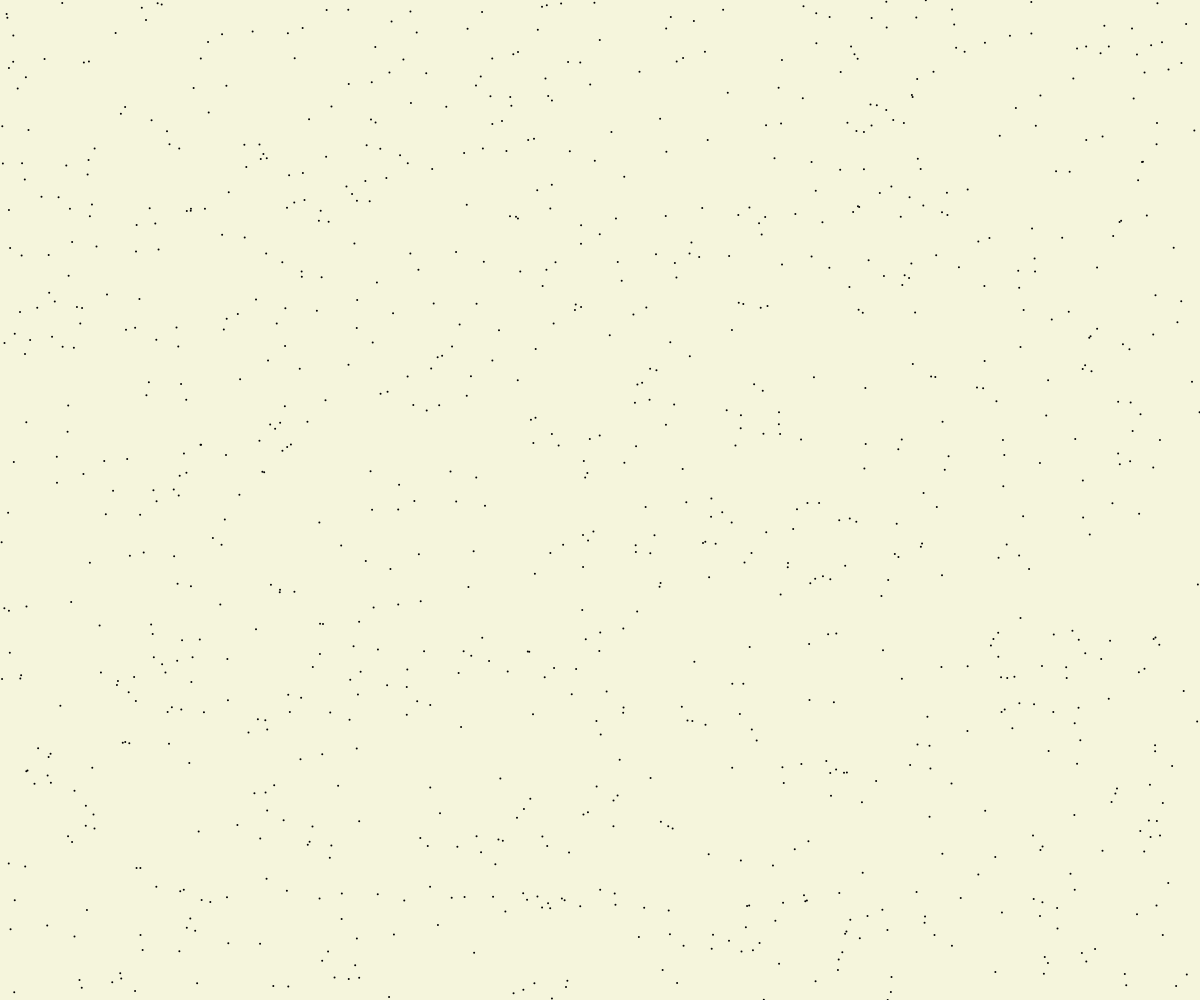
Frame 1 (no input)
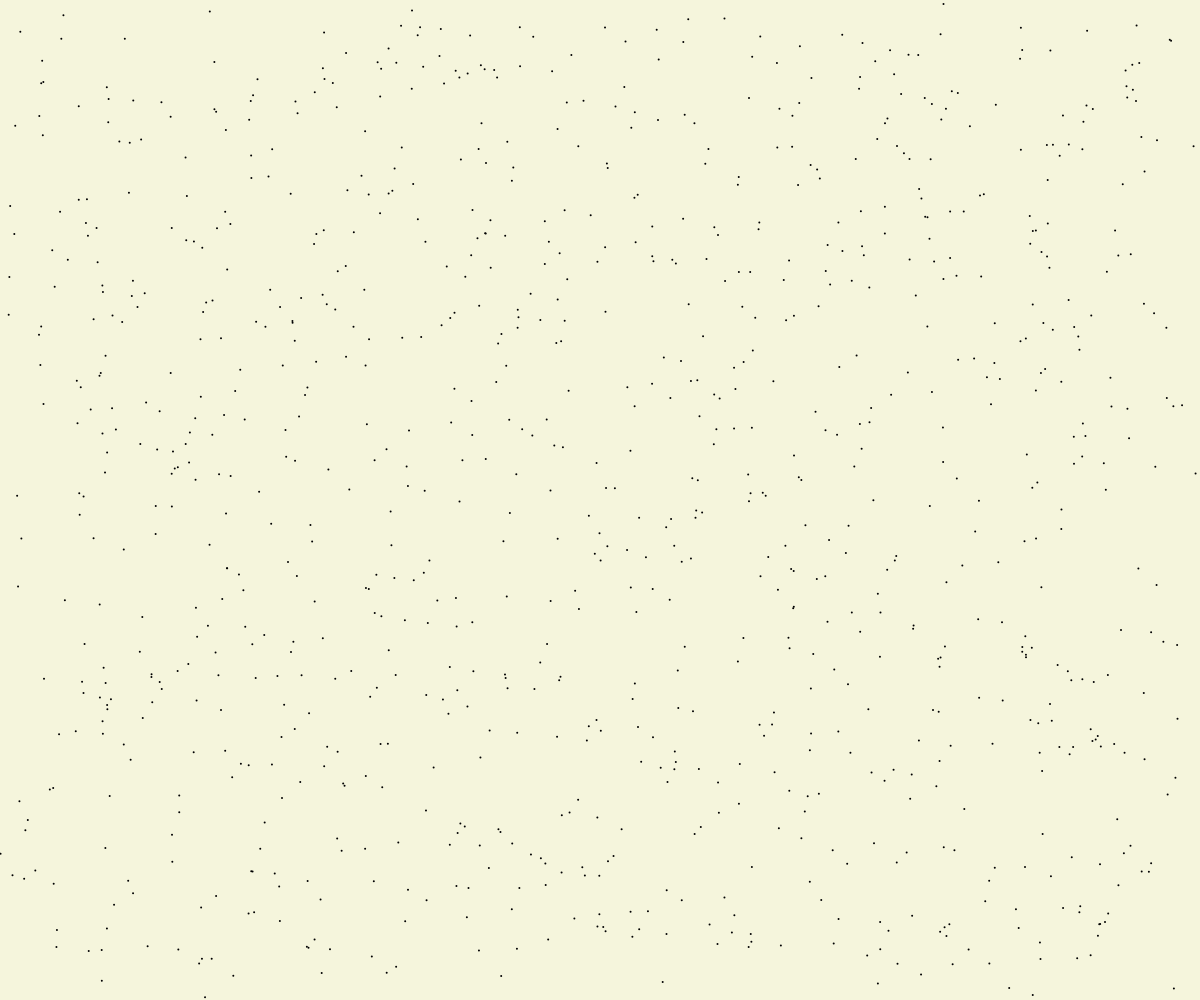
Frame 60 (no input)
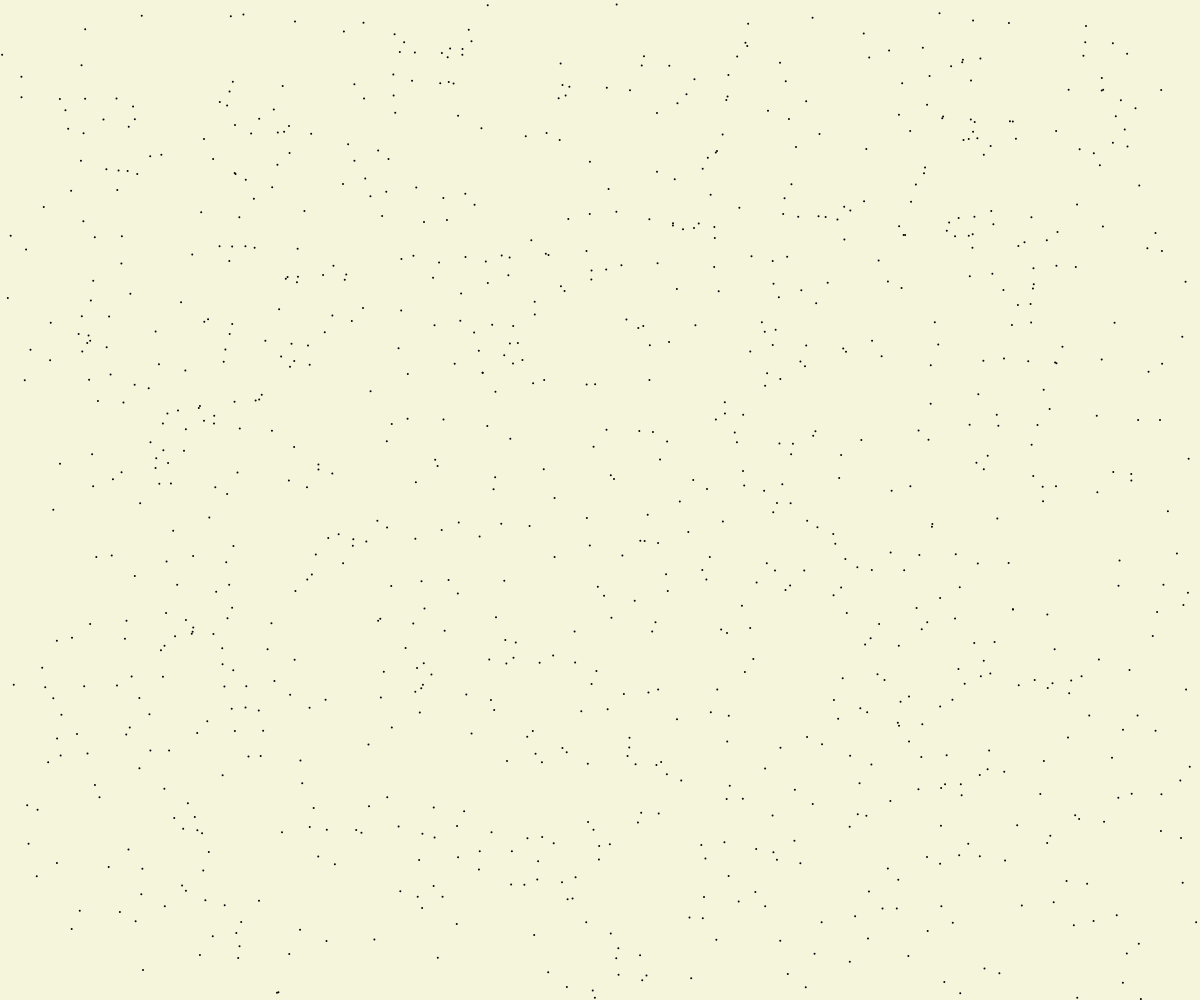
Frame 120 (the mouse pressed at the canvas centre since frame 60)

The p5.js sketch that drew these frames (run headless with seeded random() and noise() and a simulated clock; from frame 60 on, the mouse is pressed at the canvas centre):

// p5.js sketch
// ── sketch.js
let particles = [];

function setup() {
  createCanvas(windowWidth, windowHeight);
  for (let i = 0; i < 1000; i++) {
    particles.push(new Particle());
  }
}

function draw() {
  background('beige');
  for (let i = 0; i < particles.length; i++) {
    particles[i].update();
    particles[i].display();
  }
}

class Particle {
  constructor() {
    this.position = createVector(random(width), random(height));
    this.velocity = createVector(random(-100,100), 0);
    this.maxSpeed = 2;
    this.color = color(0);
    this.noiseScale = random(0.01, 0.1);
    this.noiseStrength = random(0.5, 10);
  }

  update() {
    this.velocity.add(random([-1, 0, 0, 0, 0, 0, 0, 1]), random([-1, 0, 0, 0, 0, 0, 0, 1]));
    this.velocity.limit(this.maxSpeed);
    this.position.add(this.velocity);
    this.checkEdges();
  }

  checkEdges() {
    if (this.position.x > width || this.position.x < 0 || this.position.y > height || this.position.y < 0) {
      this.position.x = random(width);
      this.position.y = random(height);
    }
  }

  display() {
    noStroke();
    fill(this.color);
    ellipse(this.position.x, this.position.y, 2);
  }
}

// ── style.css
.sketch-1-2024 {
    margin: 0;
    padding: 0;
    background-color: beige;
    animation: fade-in;
}

@keyframes fade-in {
    from {
        opacity: 0;
    }
    to {
        opacity: 1;
    }
}
